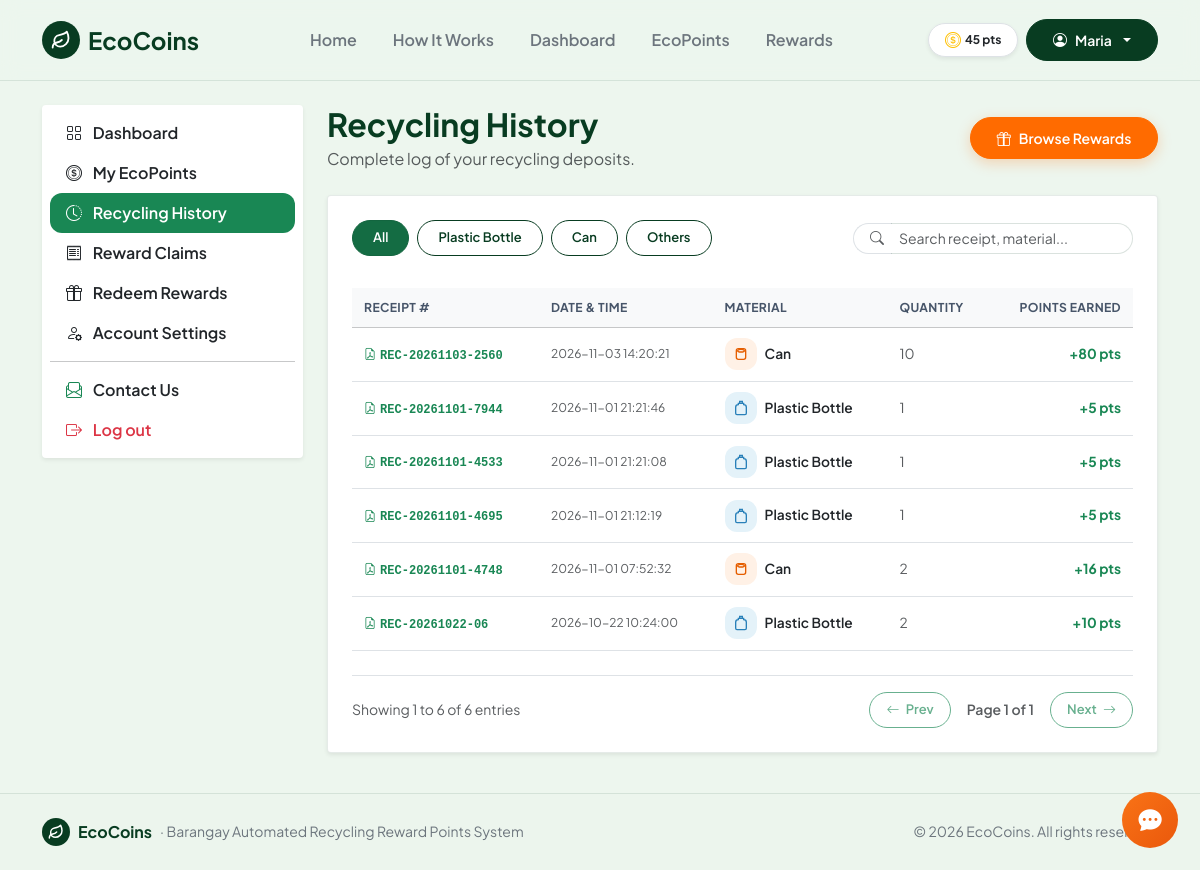
The app's page /history (signed in) with its own data.
### tables this page shows
CREATE TABLE users (
    id INTEGER PRIMARY KEY AUTOINCREMENT,
    full_name TEXT NOT NULL,
    email TEXT NOT NULL UNIQUE,
    password TEXT NOT NULL,
    role TEXT DEFAULT 'resident',
    qr_code TEXT NOT NULL UNIQUE,
    points INTEGER DEFAULT 0,
    created_at TEXT
, status TEXT DEFAULT 'active', station_name TEXT DEFAULT 'Barangay Pinagkawitan, Lipa City', claim_timeout_until TEXT DEFAULT NULL, cancel_count INTEGER DEFAULT 0, is_verified INTEGER DEFAULT 0, first_name TEXT DEFAULT '', middle_name TEXT DEFAULT '', last_name TEXT DEFAULT '', birthday TEXT DEFAULT '', gender TEXT DEFAULT '', contact_number TEXT DEFAULT '', address TEXT DEFAULT '', face_image TEXT DEFAULT NULL, face_descriptor TEXT DEFAULT NULL, verified_at TEXT DEFAULT NULL, verification_status TEXT DEFAULT 'unverified', barangay TEXT DEFAULT '', zip_code TEXT DEFAULT '', id_type TEXT DEFAULT '', id_image TEXT DEFAULT NULL, profile_image TEXT DEFAULT NULL, verification_notes TEXT DEFAULT '', province TEXT DEFAULT '', city TEXT DEFAULT '', id_back_image TEXT DEFAULT NULL, verify_cooldown_until TEXT DEFAULT NULL, failed_login_attempts INTEGER DEFAULT 0, lockout_until TEXT DEFAULT NULL, last_login_at TEXT DEFAULT NULL);

CREATE TABLE transactions (
        id INTEGER PRIMARY KEY AUTOINCREMENT,
        user_id INTEGER NOT NULL,
        material_id INTEGER,
        material_name TEXT NOT NULL,
        quantity INTEGER NOT NULL,
        points_earned INTEGER NOT NULL,
        receipt_no TEXT NOT NULL,
        created_at TEXT
    );

### route.py (the view)
    @app.route('/history')
    def history():
        user = get_current_user()
        if not user:
            return redirect(url_for('login'))
        if user['role'] == 'staff':
            return redirect(url_for('staff'))
        if user['role'] == 'admin':
            return redirect(url_for('admin'))
        conn = get_db()
        cur = conn.cursor()
        user_txs = [dict(r) for r in cur.execute("SELECT * FROM transactions WHERE user_id = ? ORDER BY created_at DESC", (user['id'],)).fetchall()]
        active_materials = [dict(r) for r in cur.execute("SELECT name FROM materials WHERE status = 'active' ORDER BY id ASC").fetchall()]
        conn.close()
        return render_template('history.html', active_page='history', user_transactions=user_txs)

### app.py (called while the page is built, shortened)
def _read_env_value(key, default=''):
    val = os.environ.get(key, '').strip()
    if val:
        return val
    env_path = os.path.join(os.path.dirname(os.path.abspath(__file__)), '.env')
    return default

def get_csrf_token():
    token = session.get('_csrf_token')
    if not token:
        token = secrets.token_hex(32)
        session['_csrf_token'] = token
    return token

@app.before_request
def enforce_csrf_protection():
    if app.config.get('CSRF_ENABLED', True) is False:
        return None
    return None

### db.py (called while the page is built)
def get_db():
    conn = sqlite3.connect(DB_PATH)
    conn.row_factory = sqlite3.Row
    return conn

### templates/history.html (shortened to what this page needs)
{% extends 'base.html' %}
{% block content %}
<main class="py-4">
  <div class="container">
    <div class="row g-4">
      <div class="col-lg-3">
        {% include 'sidebar.html' %}
      </div>
      <div class="col-lg-9">
        <div class="d-flex justify-content-between align-items-center mb-4 flex-wrap gap-2">
          <div>
            <h2 class="fw-bold mb-1" style="color: var(--eco-forest);">Recycling History</h2>
            <p class="text-muted mb-0">Complete log of your recycling deposits.</p>
          </div>
          <a href="{{ url_for('rewards') }}" class="btn btn-accent d-flex align-items-center gap-2 btn-pill">
            <i class="bi bi-gift"></i>
            <span>Browse Rewards</span>
          </a>
        </div>
        <div class="card rounded-1 shadow-sm p-4 bg-white gap-2 mb-3">
          <div class="d-flex flex-wrap justify-content-between align-items-center gap-3 mb-4">
            <div class="d-flex flex-wrap gap-2 filter-container" data-target="#historyTable">
              <button type="button" class="btn btn-sm btn-success filter-btn active" data-filter="all">All</button>
              <button type="button" class="btn btn-sm btn-outline-success filter-btn" data-filter="plastic">Plastic Bottle</button>
              <button type="button" class="btn btn-sm btn-outline-success filter-btn" data-filter="can">Can</button>
              <button type="button" class="btn btn-sm btn-outline-success filter-btn" data-filter="others">Others</button>
            </div>
            <div class="input-group input-group-sm" style="max-width: 280px;">
              <span class="input-group-text bg-white border-end-0 rounded-start-pill ps-3">
                <i class="bi bi-search text-muted"></i>
              </span>
              <input type="text" class="form-control border-start-0 rounded-end-pill pe-3 table-search-input" placeholder="Search receipt, material..." data-target="#historyTable">
            </div>
          </div>
          <div class="table-responsive">
            <table class="table table-hover align-middle mb-0" id="historyTable" data-paginate="true" data-page-size="15">
              <thead class="table-light">
                <tr>
                  <th>Receipt #</th>
                  <th>Date & Time</th>
                  <th>Material</th>
                  <th>Quantity</th>
                  <th class="text-end">Points Earned</th>
                </tr>
              </thead>
              <tbody>
                {% if not user_transactions %}
                  <tr>
                    <td colspan="5" class="text-center py-4 text-muted">No recycling records found.</td>
                  </tr>
                {% else %}
                  {% for t in user_transactions %}
                    {% set mat = t.material_name|lower %}
                    {% if 'bottle' in mat or 'plastic' in mat %}
                      {% set cat = 'plastic' %}
                    {% elif 'can' in mat %}
                      {% set cat = 'can' %}
                    {% else %}
                      {% set cat = 'others' %}
                    {% endif %}
                    <tr class="table-row-item filter-item" data-category="{{ cat }}" data-search="{{ t.receipt_no }} {{ t.created_at }} {{ t.material_name }} {{ cat }}">
                      <td>
                        <a href="{{ url_for('receipt_pdf', receipt_no=t.receipt_no) }}" target="_blank" class="text-decoration-none font-monospace small text-success fw-semibold" title="View official PDF receipt">
                          <i class="bi bi-file-earmark-pdf me-1"></i>{{ t.receipt_no }}
                        </a>
                      </td>
                      <td class="text-muted small">{{ t.created_at }}</td>
                      <td>
                        <div class="d-flex align-items-center gap-2">
                          {% if cat == 'plastic' %}
                            <span class="eco-icon-tile tile-blue" style="width: 32px; height: 32px;">
                              <svg width="16" height="16" viewBox="0 0 24 24" fill="none" stroke="currentColor" stroke-width="2">
                                <path d="M10 2h4v3h-4z"/>
                                <path d="M8 5h8v2a4 4 0 0 1 4 4v9a2 2 0 0 1-2 2H6a2 2 0 0 1-2-2v-9a4 4 0 0 1 4-4V5z"/>
                              </svg>
                            </span>
                          {% elif cat == 'can' %}
                            <span class="eco-icon-tile tile-orange" style="width: 32px; height: 32px;">
                              <svg width="16" height="16" viewBox="0 0 24 24" fill="none" stroke="currentColor" stroke-width="2">
                                <rect x="5" y="4" width="14" height="16" rx="3"/>
                                <ellipse cx="12" cy="7" rx="5" ry="2"/>
                              </svg>
                            </span>
                          {% else %}
                            <span class="eco-icon-tile tile-purple" style="width: 32px; height: 32px;">
                              <svg width="16" height="16" viewBox="0 0 24 24" fill="none" stroke="currentColor" stroke-width="2">
                                <path d="M14 2H6a2 2 0 0 0-2 2v16a2 2 0 0 0 2 2h12a2 2 0 0 0 2-2V8z"/>
                              </svg>
                            </span>
                          {% endif %}
                          <span class="fw-semibold text-dark">{{ t.material_name }}</span>
                        </div>
                      </td>
                      <td class="text-muted">{{ t.quantity }}</td>
                      <td class="text-end fw-bold text-success">+{{ t.points_earned }} pts</td>
                    </tr>
                  {% endfor %}
                {% endif %}
              </tbody>
            </table>
          </div>
          {% if user_transactions %}
            <div class="d-flex flex-wrap justify-content-between align-items-center mt-3 pt-3 border-top pagination-container" data-target="#historyTable">
              <div class="text-muted small pagination-info">
              </div>
              <div class="d-flex align-items-center gap-2">
                <button type="button" class="btn btn-sm btn-outline-success btn-pill px-3 pagination-prev" disabled>
                  <i class="bi bi-arrow-left me-1"></i> Prev
                </button>
                <span class="small fw-semibold text-muted px-2 pagination-page-indicator">Page 1 of 1</span>
                <button type="button" class="btn btn-sm btn-outline-success btn-pill px-3 pagination-next" {% if user_transactions|length <= 15 %}disabled{% endif %}>
                  Next <i class="bi bi-arrow-right ms-1"></i>
                </button>
              </div>
            </div>
          {% endif %}
        </div>
      </div>
    </div>
  </div>
</main>
{% endblock %}

### templates/base.html (shortened to what this page needs)
<!doctype html>
<html lang="en">
<head>
  <link href="https://cdn.jsdelivr.net/npm/bootstrap@5.3.3/dist/css/bootstrap.min.css" rel="stylesheet">
  <link rel="stylesheet" href="https://cdn.jsdelivr.net/npm/bootstrap-icons@1.11.3/font/bootstrap-icons.min.css">
  <link rel="stylesheet" href="{{ url_for('static', filename='css/style.min.css') }}?v=20261123">
</head>
<body class="d-flex flex-column min-vh-100">
<nav class="navbar navbar-expand-lg py-3 sticky-top" style="background-color: rgba(237, 246, 238, 0.95); backdrop-filter: blur(10px); border-bottom: 1px solid var(--eco-border);">
  <div class="container">
    <a class="navbar-brand d-flex align-items-center gap-2 fw-bold fs-4" href="{{ url_for('index') }}" style="color: var(--eco-forest);">
      <span class="eco-brand-badge">
        <svg width="20" height="20" viewBox="0 0 24 24" fill="none" stroke="currentColor" stroke-width="2.2" stroke-linecap="round" stroke-linejoin="round">
          <path d="M11 20A7 7 0 0 1 9.8 6.1C15.5 5 17 4.48 19 2c1 2 2 4.18 2 8 0 5.5-4.78 10-10 10Z"/>
          <path d="M2 21c0-3 1.85-5.36 5.08-6C9.5 14.52 12 13 13 12"/>
        </svg>
      </span>
      <span>EcoCoins</span>
    </a>
    <div class="collapse navbar-collapse" id="mainNav">
      <ul class="navbar-nav mx-auto mb-2 mb-lg-0 gap-lg-1">
        <li class="nav-item">
          <a class="nav-link px-3 py-2 rounded-pill {% if active_page == 'index' %}fw-bold text-white bg-eco{% else %}fw-semibold text-secondary{% endif %}" href="{{ url_for('index') }}">Home</a>
        </li>
        <li class="nav-item">
          <a class="nav-link px-3 py-2 rounded-pill {% if active_page == 'how_it_works' %}fw-bold text-white bg-eco{% else %}fw-semibold text-secondary{% endif %}" href="{{ url_for('how_it_works') }}">How It Works</a>
        </li>
        {% if current_user and current_user.role == 'resident' %}
          <li class="nav-item">
            <a class="nav-link px-3 py-2 rounded-pill {% if active_page == 'dashboard' %}fw-bold text-white bg-eco{% else %}fw-semibold text-secondary{% endif %}" href="{{ url_for('dashboard') }}">Dashboard</a>
          </li>
        {% endif %}
        {% if not current_user or current_user.role == 'resident' %}
          <li class="nav-item">
            <a class="nav-link px-3 py-2 rounded-pill {% if active_page == 'ecopoints' %}fw-bold text-white bg-eco{% else %}fw-semibold text-secondary{% endif %}" href="{{ url_for('ecopoints') }}">EcoPoints</a>
          </li>
          <li class="nav-item">
            <a class="nav-link px-3 py-2 rounded-pill {% if active_page == 'rewards' %}fw-bold text-white bg-eco{% else %}fw-semibold text-secondary{% endif %}" href="{{ url_for('rewards') }}">Rewards</a>
          </li>
        {% elif current_user.role == 'admin' %}
          <li class="nav-item">
            <a class="nav-link px-3 py-2 rounded-pill {% if active_page == 'admin' %}fw-bold text-white bg-eco{% else %}fw-semibold text-secondary{% endif %}" href="{{ url_for('admin') }}">Admin Portal</a>
          </li>
        {% endif %}
      </ul>
      <div class="d-flex align-items-center gap-2">
        {% if current_user %}
          {% if current_user.role == 'resident' %}
            <span class="badge bg-white text-dark border px-3 py-2 rounded-pill fw-bold shadow-sm d-none d-sm-inline-flex align-items-center gap-1">
              <i class="bi bi-coin text-warning fs-6"></i>
              <span>{{ "{:,}".format(current_user.points) }} pts</span>
            </span>
          {% endif %}
          <div class="dropdown">
            <button class="btn btn-forest dropdown-toggle d-flex align-items-center gap-2 btn-pill" type="button" data-bs-toggle="dropdown">
              <i class="bi bi-person-circle"></i>
              <span style="max-width: 140px; overflow: hidden; text-overflow: ellipsis; white-space: nowrap; display: inline-block;">{{ current_user.first_name }}</span>
            </button>
          </div>
        {% else %}
          <a href="{{ url_for('login') }}" class="btn btn-outline-success px-3 btn-pill">Login</a>
          <a href="{{ url_for('register') }}" class="btn btn-accent px-4 btn-pill">
            <span>Join Free</span>
            <i class="bi bi-arrow-right"></i>
          </a>
        {% endif %}
      </div>
    </div>
  </div>
</nav>
{% block content %}{% endblock %}
<footer class="py-4 mt-auto" style="background-color: rgba(237, 246, 238, 0.95); border-top: 1px solid var(--eco-border);">
  <div class="container d-flex flex-column flex-md-row align-items-center justify-content-between gap-2">
    <div class="d-flex align-items-center gap-2">
      <span class="eco-brand-badge" style="width: 28px; height: 28px;">
        <svg width="16" height="16" viewBox="0 0 24 24" fill="none" stroke="currentColor" stroke-width="2.2" stroke-linecap="round" stroke-linejoin="round">
          <path d="M11 20A7 7 0 0 1 9.8 6.1C15.5 5 17 4.48 19 2c1 2 2 4.18 2 8 0 5.5-4.78 10-10 10Z"/>
          <path d="M2 21c0-3 1.85-5.36 5.08-6C9.5 14.52 12 13 13 12"/>
        </svg>
      </span>
      <span class="fw-bold" style="color: var(--eco-forest);">EcoCoins</span>
      <span class="text-secondary small">&middot; Barangay Automated Recycling Reward Points System</span>
    </div>
    <div class="text-secondary small">
      &copy; 2026 EcoCoins. All rights reserved.
    </div>
  </div>
</footer>
{% if not current_user or current_user.role == 'resident' %}
<button type="button" id="ecoFaqToggleBtn" aria-label="Open EcoCoins FAQ Assistant" title="EcoCoins FAQ Assistant">
  <i class="bi bi-chat-dots-fill" id="ecoFaqToggleIcon"></i>
</button>
{% endif %}
</body>
</html>

### templates/base.html (style rules this page uses)
#ecoFaqToggleBtn { position: fixed; bottom: 22px; right: 22px; width: 56px; height: 56px; border-radius: 50%; border: none; background: linear-gradient(135deg, #f97316, #ea580c); color: #fff; box-shadow: none; display: inline-flex; align-items: center; justify-content: center; font-size: 1.45rem; z-index: 1055; cursor: pointer; transition: transform 0.2s ease; }

### records on screen
users: points "45", first_name "Maria"
transactions: receipt_no "REC-20261103-2560", created_at "2026-11-03 14:20:21", material_name "Can", quantity "10", points_earned "80"
transactions: receipt_no "REC-20261101-7944", created_at "2026-11-01 21:21:46", material_name "Plastic Bottle", quantity "1", points_earned "5"
transactions: receipt_no "REC-20261101-4533", created_at "2026-11-01 21:21:08", material_name "Plastic Bottle", quantity "1", points_earned "5"
transactions: receipt_no "REC-20261101-4695", created_at "2026-11-01 21:12:19", material_name "Plastic Bottle", quantity "1", points_earned "5"
transactions: receipt_no "REC-20261101-4748", created_at "2026-11-01 07:52:32", material_name "Can", quantity "2", points_earned "16"
transactions: receipt_no "REC-20261022-06", created_at "2026-10-22 10:24:00", material_name "Plastic Bottle", quantity "2", points_earned "10"
